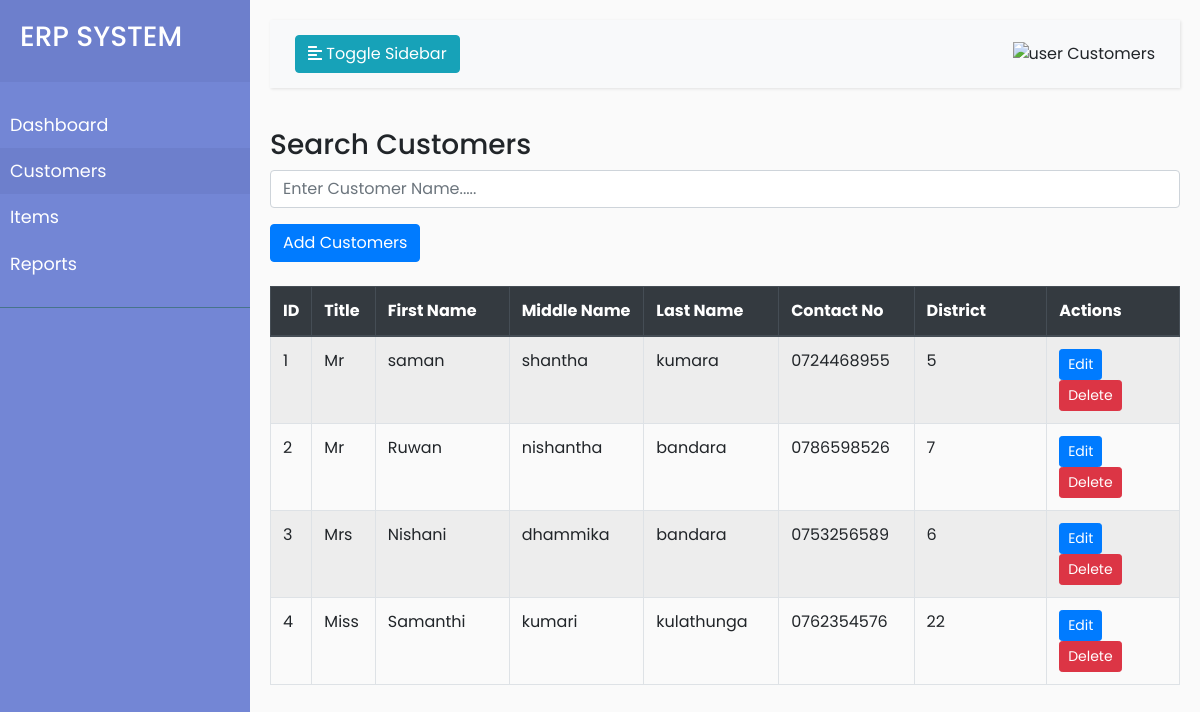
/src/customer.php, run on the app's committed database.
### tables this page shows
CREATE TABLE IF NOT EXISTS `customer` (
  `id` int NOT NULL AUTO_INCREMENT,
  `title` varchar(20) NOT NULL,
  `first_name` varchar(50) NOT NULL,
  `middle_name` varchar(50) NOT NULL,
  `last_name` varchar(50) NOT NULL,
  `contact_no` varchar(10) NOT NULL,
  `district` varchar(50) NOT NULL,
  PRIMARY KEY (`id`)
);

### src/customer.php (the view, shortened to what this page needs)
<!DOCTYPE html>
<html lang="en">
<head>
    <link rel="stylesheet" href="https://stackpath.bootstrapcdn.com/bootstrap/4.5.2/css/bootstrap.min.css">
    <link rel="stylesheet" href="https://cdnjs.cloudflare.com/ajax/libs/font-awesome/5.15.3/css/all.min.css">
    <link rel="stylesheet" href="../css/style.css">
</head>
<body>
    <div class="wrapper">
        <nav id="sidebar">
            <div class="sidebar-header">
                <h3>ERP SYSTEM</h3>
            </div>
            <ul class="list-unstyled components">
                <li>
                    <a href="../index.php">Dashboard</a>
                </li>
                <li class="active">
                    <a href="customer.php">Customers</a>
                </li>
                <li>
                    <a href="items.php">Items</a>
                </li>
                <li>
                    <a href="report.php">Reports</a>
                </li>
            </ul>
        </nav>
        <div id="content">
            <nav class="navbar navbar-expand-lg navbar-light bg-light">
                <div class="container-fluid">
                    <button type="button" id="sidebarCollapse" class="btn btn-info">
                        <i class="fas fa-align-left"></i>
                        <span>Toggle Sidebar</span>
                    </button>
                    <div class="heading">
                        <span><img width="40" height="40" src="https://img.icons8.com/ios/50/user.png" alt="user" /> Customers</span>
                    </div>
                </div>
            </nav>
            <div class="heading">
                        <h3>Search Customers</h3>
                        <input type="text" id="customerSearch" class="form-control" placeholder="Enter Customer Name....." onkeyup="filterCustomers()">
                    </div>
            <button type="button" class="btn btn-primary mt-3" data-toggle="modal" data-target="#addCustomerModal">
                Add Customers
            </button>
            <br><br>
            <div class="tbl">
                <?php include 'connection.php';
                $selectQuery = "SELECT * FROM customer ORDER BY id ASC";
                $result = mysqli_query($con, $selectQuery);
                if ($result && mysqli_num_rows($result) > 0) {
                    echo "<div class='table-responsive'>";
                    echo "<table class='table table-striped table-bordered' style='width: 100%;'>";
                    echo "<thead class='thead-dark'>";
                    echo "<tr>
                    <th style='width: 3%;'>ID</th>
                    <th style='width: 7%;'>Title</th>
                    <th style='width: 15%;'>First Name</th>
                    <th style='width: 15%;'>Middle Name</th>
                    <th style='width: 15%;'>Last Name</th>
                    <th style='width: 15%;'>Contact No</th>
                    <th style='width: 15%;'>District</th>
                    <th style='width: 30%;'>Actions</th>
                </tr>";
                    echo "</thead>";
                    echo "<tbody id='customerTableBody'>";
                    while ($record = mysqli_fetch_assoc($result)) {
                        echo "<tr>";
                        echo "<td>{$record['id']}</td>";
                        echo "<td>{$record['title']}</td>";
                        echo "<td>{$record['first_name']}</td>";
                        echo "<td>{$record['middle_name']}</td>";
                        echo "<td>{$record['last_name']}</td>";
                        echo "<td>{$record['contact_no']}</td>";
                        echo "<td>{$record['district']}</td>";
                        echo "<td><a href='#' class='btn btn-primary btn-sm edit-btn' data-toggle='modal' data-target='#editCustomerModal' data-customerid='{$record['id']}'>Edit</a>  ";
                        echo "<a href='crud/customer_process.php?action=delete&ID={$record['id']}' class='btn btn-danger btn-sm' onclick='return confirm(\"Are you sure?\")'>Delete</a></td>";
                        echo "</tr>";
                    }
                    echo "</tbody>";
                    echo "</table>";
                    echo "</div>";
                } else {
                    echo "<p class='text-center'>No records found.</p>";
                }
                ?>
            </div>
        </div>
</body>
</html>

### css/style.css (style rules this page uses)
body { font-family: 'Poppins', sans-serif; background: #fafafa; }
a, a:hover, a:focus { color: inherit; text-decoration: none; transition: all 0.3s; }
.navbar { padding: 15px 10px; background: #fff; border: none; border-radius: 0; margin-bottom: 40px; box-shadow: 1px 1px 3px rgba(0, 0, 0, 0.1); }
.wrapper { display: flex; width: 100%; align-items: stretch; }
#sidebar { min-width: 250px; max-width: 250px; background: #7386D5; color: #fff; transition: all 0.3s; }
#sidebar .sidebar-header { padding: 20px; background: #6d7fcc; }
#sidebar ul.components { padding: 20px 0; border-bottom: 1px solid #47748b; }
#sidebar ul li a { padding: 10px; font-size: 1.1em; display: block; }
#sidebar ul li.active>a, a[aria-expanded="true"] { color: #fff; background: #6d7fcc; }
#content { width: 100%; padding: 20px; min-height: 100vh; transition: all 0.3s; }
.btn-primary { background-color: #007bff; border-color: #007bff; }

### data on the page
customer: id "1", title "Mr", first_name "saman", middle_name "shantha", last_name "kumara", contact_no "0724468955", district "5"
customer: id "2", title "Mr", first_name "Ruwan", middle_name "nishantha", last_name "bandara", contact_no "0786598526", district "7"
customer: id "3", title "Mrs", first_name "Nishani", middle_name "dhammika", last_name "bandara", contact_no "0753256589", district "6"
customer: id "4", title "Miss", first_name "Samanthi", middle_name "kumari", last_name "kulathunga", contact_no "0762354576", district "22"
